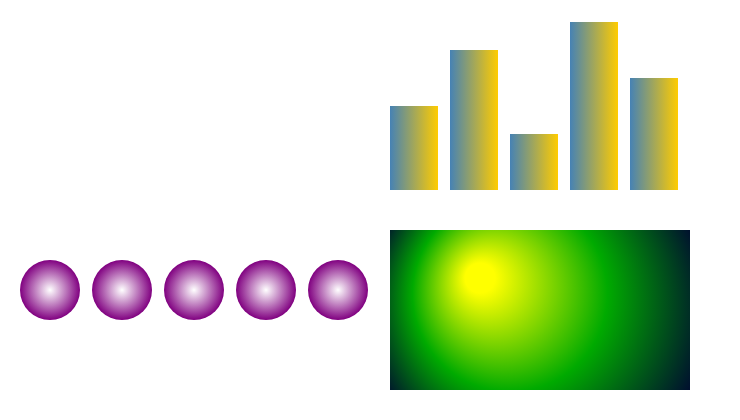

The specification (Vega-Lite) saved for this image:
### Vega specification from a JSON file in a GitHub repository (floating-point values rounded to 4 significant figures)
{"$schema": "https://vega.github.io/schema/vega/v6.json", "width": 360, "height": 200, "padding": 5, "autosize": "none", "data": [{"name": "t", "values": [{"x": 0, "y": 3}, {"x": 1, "y": 5}, {"x": 2, "y": 2}, {"x": 3, "y": 6}, {"x": 4, "y": 4}]}], "scales": [{"name": "x", "type": "linear", "domain": [0, 4], "range": [0, 170]}, {"name": "y", "type": "linear", "domain": [0, 6], "range": [90, 0]}], "marks": [{"type": "rect", "from": {"data": "t"}, "encode": {"update": {"x": {"signal": "190 + 30 * datum.x"}, "width": {"value": 24}, "y": {"signal": "90 - 14 * datum.y"}, "y2": {"value": 90}, "fill": {"value": {"gradient": "linear", "stops": [{"offset": 0, "color": "steelblue"}, {"offset": 1, "color": "#fc0"}]}}}}}, {"type": "symbol", "from": {"data": "t"}, "encode": {"update": {"x": {"signal": "20 + 36 * datum.x"}, "y": {"value": 140}, "size": {"value": 900}, "fill": {"value": {"gradient": "radial", "stops": [{"offset": 0, "color": "white"}, {"offset": 1, "color": "purple"}]}}}}}, {"type": "rect", "encode": {"update": {"x": {"value": 190}, "y": {"value": 110}, "width": {"value": 150}, "height": {"value": 80}, "fill": {"value": {"gradient": "radial", "x1": 0.3, "y1": 0.3, "r1": 0.05, "x2": 0.5, "y2": 0.5, "r2": 0.6, "stops": [{"offset": 0, "color": "#ff0"}, {"offset": 0.5, "color": "#0a0"}, {"offset": 1, "color": "#003"}]}}}}}]}
